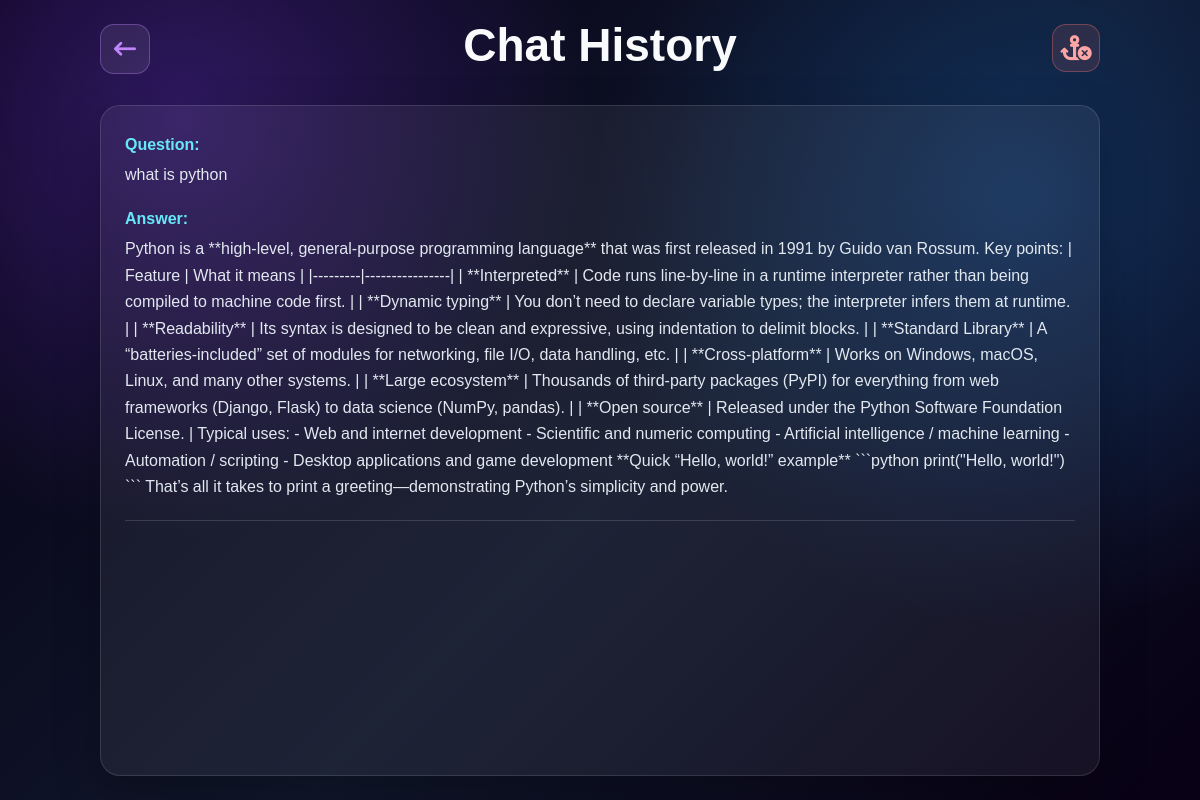
Screenshot of /history (signed in) with the database file from the repository.
### tables this page shows
CREATE TABLE conversations (id INTEGER PRIMARY KEY AUTOINCREMENT, user_id INTEGER NOT NULL, question TEXT NOT NULL, answer TEXT NOT NULL, FOREIGN KEY (user_id) REFERENCES users(id));

### app.py (the view)
@app.route("/history")
def history():
    if "user_id" not in session:
        return redirect("/login")
    db = get_db()
    conversations = db.execute(
        """
        SELECT question, answer
        FROM conversations
        WHERE user_id = ?
        ORDER BY id DESC
        """,
        (session["user_id"],)
    ).fetchall()
    db.close()
    return render_template("history.html", conversations=conversations)

### app.py (called while the page is built)
def get_db():
    db = sqlite3.connect("project/project.db")
    db.row_factory = sqlite3.Row
    return db

### templates/history.html (shortened to what this page needs)
<!DOCTYPE html>
<html>
    <head>
        <link rel="stylesheet" href="/static/style.css">
        <link rel="stylesheet"
              href="https://cdnjs.cloudflare.com/ajax/libs/font-awesome/6.5.2/css/all.min.css">
    </head>
    <body>
        <form action="/clear_history" method="post" class="clear">
            <button type="submit">
                <i class="fa-solid fa-anchor-circle-xmark"></i>
            </button>
        </form>
        <div class="history">
            <h1 class="title">Chat History</h1>
            <a class="direction" href="/">
                <i class="fa-solid fa-arrow-left-long"></i>
            </a>
            <div class="chat">
            {% for conversation in conversations %}
                <h3>Question:</h3>
                <p>{{ conversation["question"] }}</p>
                <h3>Answer:</h3>
                <p>{{ conversation["answer"] }}</p>
                <hr>
            {% endfor %}
            </div>
        </div>
    </body>
</html>

### static/style.css (style rules this page uses)
.clear { position: absolute; right: 20px; top: 20px; }
.clear button { width: 60px; height: 60px; font-size: 25px; }
.history { margin: 70px; margin-top: 100px; }
.history h1 { position: absolute; top: -15px; left: 20px; font-size: 50px; }
.direction { position: absolute; top: 90px; left: 24px; font-size: 50px; }
.chat { position: absolute; top: 150px; left: 50px; overflow-y: auto; height: calc(100vh - 180px); color: white; }
body { margin: 0; min-height: 100vh; display: flex; justify-content: center; align-items: center; }
body:has(.history) { display: block; min-height: 100vh; margin: 0; overflow: hidden; font-family: Arial, sans-serif; color: #f8fafc; background: radial-gradient(circle at 15% 15%, rgba(59, 31, 120, 0.75), transparent 34%), radial-gradient(circle at 85% 25%, rgba(18, 60, 114, 0.65), transparent 36%), linear-gradient(135deg, #080014, #0f172a 55%, #080014); }
body:has(.history) .history { box-sizing: border-box; width: min(100% - 40px, 1000px); height: 100dvh; margin: 0 auto; padding: 105px 0 24px; display: flex; flex-direction: column; }
body:has(.history) .history .title { position: fixed; top: 18px; left: 50%; z-index: 2; margin: 0; transform: translateX(-50%); color: #f8fafc; font-size: clamp(30px, 5vw, 46px); text-align: center; }
body:has(.history) .history .direction { position: fixed; top: 24px; left: max(20px, calc((100vw - 1000px) / 2)); z-index: 3; display: grid; width: 48px; height: 48px; place-items: center; border: 1px solid rgba(192, 132, 252, 0.35); border-radius: 14px; background: rgba(255, 255, 255, 0.08); color: #c084fc; font-size: 22px; text-decoration: none; transition: background 0.2s ease, transform 0.2s ease; }
body:has(.history) .history .chat { position: static; flex: 1; min-height: 0; overflow-y: auto; padding: 8px 24px; border: 1px solid rgba(255, 255, 255, 0.12); border-radius: 20px; background: rgba(255, 255, 255, 0.06); box-shadow: 0 18px 48px rgba(0, 0, 0, 0.24); color: #f8fafc; scrollbar-color: #6d5bb5 rgba(255, 255, 255, 0.06); }
body:has(.history) .history .chat h3 { margin: 22px 0 8px; color: #67e8f9; font-size: 16px; }
body:has(.history) .history .chat p { margin: 0 0 16px; line-height: 1.65; overflow-wrap: anywhere; color: #e2e8f0; }
body:has(.history) .history .chat hr { margin: 20px 0; border: 0; border-top: 1px solid rgba(255, 255, 255, 0.14); }
body:has(.history) > .clear { position: fixed; top: 24px; right: max(20px, calc((100vw - 1000px) / 2)); z-index: 3; }
body:has(.history) > .clear button { width: 48px; height: 48px; border: 1px solid rgba(248, 113, 113, 0.35); border-radius: 14px; background: rgba(248, 113, 113, 0.12); color: #fca5a5; cursor: pointer; transition: background 0.2s ease, transform 0.2s ease; }

### rows the page displays
conversations: question "what is python", answer "Python is a **high‑level, general‑purpose programming language** that was first released in 1991 by Guido van Rossum. Key points: | Feature | What it means | |---------|----------------| | **Interpreted** | Code runs line‑by‑line in a runtime interpreter rather than being compiled to machine code first. | | **Dynamic typing** | You don’t need to declare variable types; the interpreter infers them at runtime. | | **Readability** | Its syntax is designed to be clean and expressive, using indentation to delimit blocks. | | **Standard Library** | A “batteries‑included” set of modules for networking, file I/O, data handling, etc. | | **Cross‑platform** | Works on Windows, macOS, Linux, and many…"
